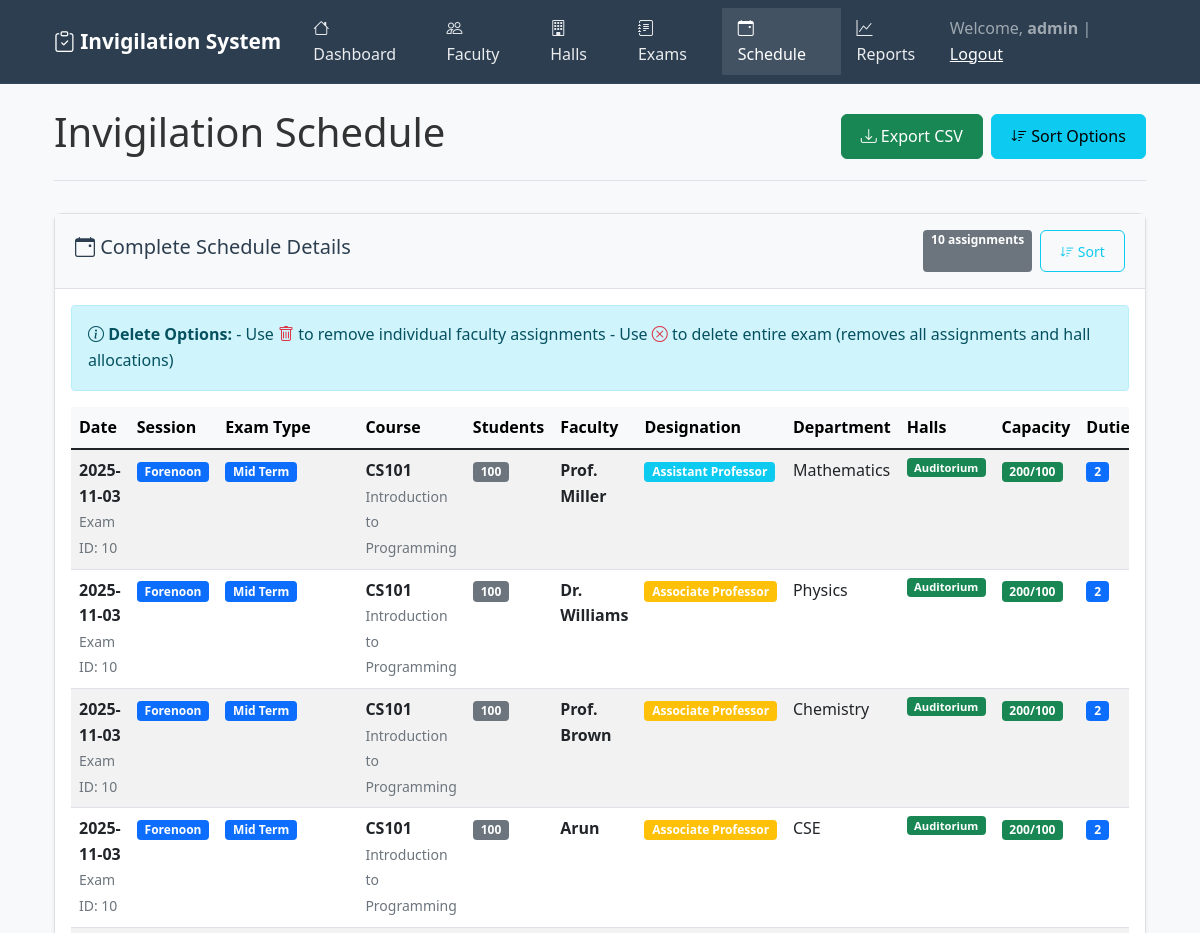
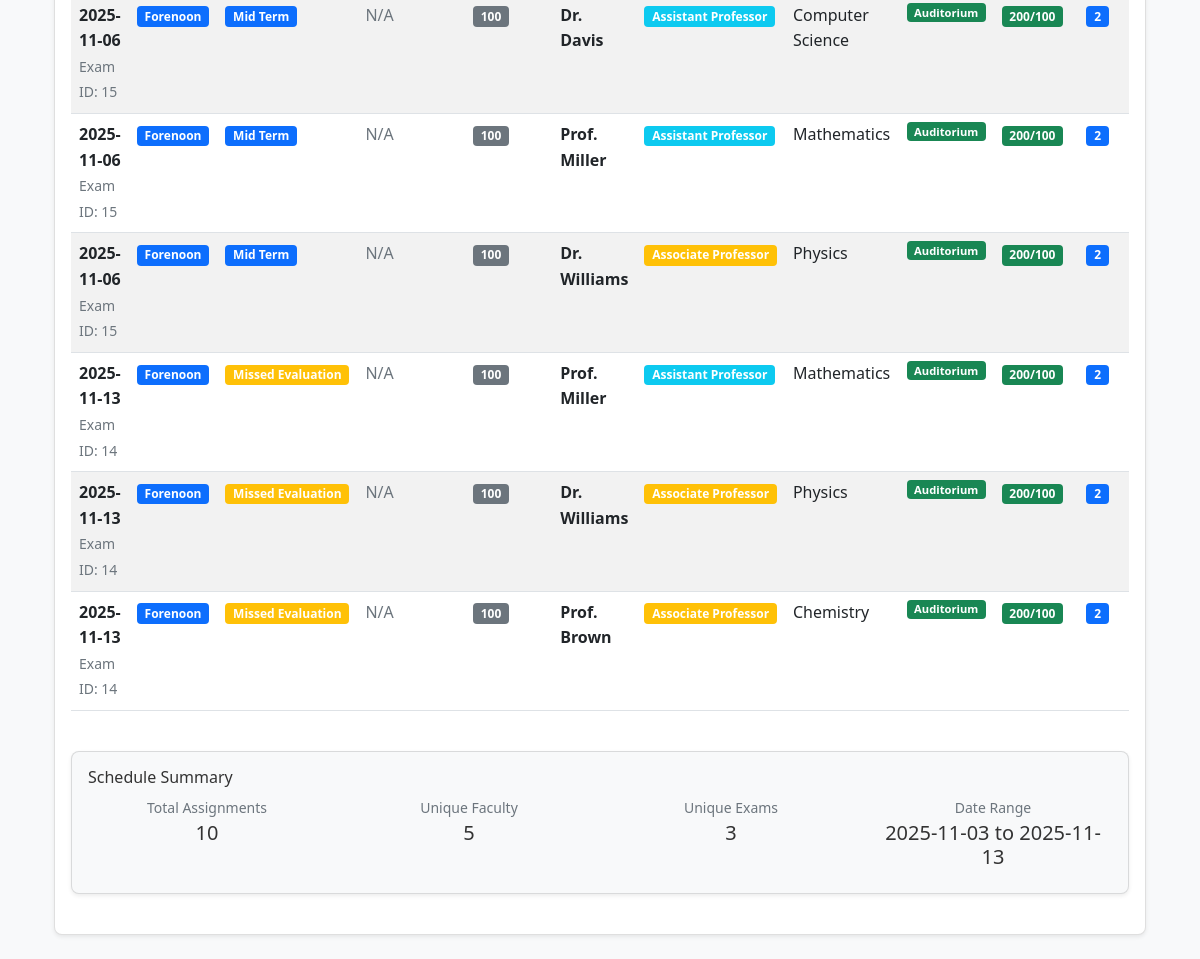
The page /schedule (signed in) on the database its author committed (2 pictures, top to bottom).
### tables this page shows
CREATE TABLE duty_allocations (
                    allocation_id INTEGER PRIMARY KEY AUTOINCREMENT,
                    exam_id INTEGER NOT NULL,
                    date DATE NOT NULL,
                    session TEXT NOT NULL,
                    faculty_id INTEGER NOT NULL,
                    FOREIGN KEY (exam_id) REFERENCES exams (exam_id),
                    FOREIGN KEY (faculty_id) REFERENCES faculty (faculty_id)
                );

CREATE TABLE exams (
                    exam_id INTEGER PRIMARY KEY AUTOINCREMENT,
                    exam_type TEXT CHECK(exam_type IN ('Mid Term', 'Missed Evaluation', 'End Sem', 'Supplementary Exam')) NOT NULL,
                    date DATE NOT NULL,
                    session TEXT CHECK(session IN ('Forenoon', 'Afternoon')) NOT NULL,
                    invigilators_required INTEGER NOT NULL,
                    course_code TEXT,
                    course_name TEXT,
                    students_count INTEGER NOT NULL DEFAULT 0
                );

CREATE TABLE faculty (
                    faculty_id INTEGER PRIMARY KEY AUTOINCREMENT,
                    name TEXT NOT NULL,
                    designation TEXT CHECK(designation IN ('Professor', 'Assistant Professor', 'Associate Professor', 'Lecturer')) NOT NULL,
                    department TEXT NOT NULL,
                    total_duties INTEGER DEFAULT 0,
                    remaining_duties INTEGER DEFAULT 0,
                    is_available BOOLEAN DEFAULT TRUE
                );

### app.py (the view)
@app.route("/schedule")
@login_required
def schedule():
    sort_by = request.args.get('sort_by', 'e.date')
    sort_order = request.args.get('sort_order', 'asc')
    start_date = request.args.get('start_date')
    end_date = request.args.get('end_date')
    exam_type = request.args.get('exam_type')
    session_filter = request.args.get('session')
    base_query = """
        SELECT da.allocation_id, e.exam_id, e.date, e.session, e.exam_type, e.course_code, e.course_name, e.students_count,
               f.faculty_id, f.name as faculty_name, f.designation, f.department,
               fd.duties_assigned,
               GROUP_CONCAT(DISTINCT h.hall_name) as hall_names,
               SUM(h.capacity) as total_hall_capacity
        FROM duty_allocations da
        JOIN faculty f ON da.faculty_id = f.faculty_id
        JOIN exams e ON da.exam_id = e.exam_id
        LEFT JOIN faculty_duties fd ON f.faculty_id = fd.faculty_id AND e.exam_id = fd.exam_id
        LEFT JOIN exam_hall_allocations eha ON e.exam_id = eha.exam_id
        LEFT JOIN halls h ON eha.hall_id = h.hall_id
        WHERE 1=1
    """
    params = []
    if start_date:
        base_query += " AND e.date >= ?"
        params.append(start_date)
    if end_date:
        base_query += " AND e.date <= ?"
        params.append(end_date)
    if exam_type:
        base_query += " AND e.exam_type = ?"
        params.append(exam_type)
    if session_filter:
        base_query += " AND e.session = ?"
        params.append(session_filter)
    base_query += " GROUP BY da.allocation_id"
    sort_mapping = {
        'date': 'e.date',
        'session': 'e.session',
        'exam_type': 'e.exam_type',
        'faculty_name': 'f.name',
        'department': 'f.department',
        'designation': 'f.designation',
        'course_code': 'e.course_code'
    }
    actual_sort_column = sort_mapping.get(sort_by, 'e.date')
    if sort_order.upper() not in ['ASC', 'DESC']:
        sort_order = 'ASC'
    base_query += f" ORDER BY {actual_sort_column} {sort_order.upper()}"
    conn = get_db_connection()
    schedule_data = conn.execute(base_query, params).fetchall()
    conn.close()
    return render_template("schedule.html", schedule=schedule_data)

### app.py (called while the page is built)
def login_required(f):
    @wraps(f)
    def decorated_function(*args, **kwargs):
        if 'user_id' not in session:
            flash('Please log in to access this page.', 'danger')
            return redirect(url_for('login'))
        return f(*args, **kwargs)
    return decorated_function

def get_db_connection():
    conn = sqlite3.connect(DB_NAME)
    conn.row_factory = sqlite3.Row
    return conn

### templates/schedule.html (shortened to what this page needs)
{% extends "base.html" %}
{% block content %}
<div class="page-header">
    <h1>Invigilation Schedule</h1>
    <div class="d-flex gap-2 flex-wrap">
        <a href="{{ url_for('export_schedule') }}" class="btn btn-success">
            <i class="bi bi-download"></i> Export CSV
        </a>
        <button class="btn btn-info" data-bs-toggle="modal" data-bs-target="#sortOptionsModal">
            <i class="bi bi-sort-down"></i> Sort Options
        </button>
    </div>
</div>
<div class="row">
    <div class="col-12">
        <div class="card">
            <div class="card-header d-flex justify-content-between align-items-center">
                <h5><i class="bi bi-calendar-event"></i> Complete Schedule Details</h5>
                <div class="d-flex gap-2">
                    <span class="badge bg-secondary">{{ schedule|length }} assignments</span>
                    <button class="btn btn-sm btn-outline-info" data-bs-toggle="modal" data-bs-target="#sortOptionsModal">
                        <i class="bi bi-sort-down"></i> Sort
                    </button>
                </div>
            </div>
            <div class="card-body">
                {% if schedule %}
                <div class="alert alert-info">
                    <i class="bi bi-info-circle"></i>
                    <strong>Delete Options:</strong>
                    - Use <i class="bi bi-trash text-danger"></i> to remove individual faculty assignments
                    - Use <i class="bi bi-x-circle text-danger"></i> to delete entire exam (removes all assignments and hall allocations)
                </div>
                <div class="table-responsive">
                    <table class="table table-striped table-hover">
                        <thead class="table-light">
                            <tr>
                                <th>Date</th>
                                <th>Session</th>
                                <th>Exam Type</th>
                                <th>Course</th>
                                <th>Students</th>
                                <th>Faculty</th>
                                <th>Designation</th>
                                <th>Department</th>
                                <th>Halls</th>
                                <th>Capacity</th>
                                <th>Duties</th>
                            </tr>
                        </thead>
                        <tbody>
                            {% for assignment in schedule %}
                            <tr>
                                <td>
                                    <strong>{{ assignment['date'] }}</strong>
                                    <br>
                                    <small class="text-muted">Exam ID: {{ assignment['exam_id'] }}</small>
                                </td>
                                <td>
                                    <span class="badge bg-{{ 'primary' if assignment['session'] == 'Forenoon' else 'info' }}">
                                        {{ assignment['session'] }}
                                    </span>
                                </td>
                                <td>
                                    <span class="badge bg-{% if assignment['exam_type'] == 'End Sem' %}danger{% elif assignment['exam_type'] == 'Mid Term' %}primary{% else %}warning{% endif %}">
                                        {{ assignment['exam_type'] }}
                                    </span>
                                </td>
                                <td>
                                    {% if assignment['course_code'] %}
                                        <strong>{{ assignment['course_code'] }}</strong>
                                        {% if assignment['course_name'] %}
                                            <br><small class="text-muted">{{ assignment['course_name'] }}</small>
                                        {% endif %}
                                    {% else %}
                                        <span class="text-muted">N/A</span>
                                    {% endif %}
                                </td>
                                <td>
                                    <span class="badge bg-secondary">{{ assignment['students_count'] }}</span>
                                </td>
                                <td>
                                    <strong>{{ assignment['faculty_name'] }}</strong>
                                </td>
                                <td>
                                    <span class="badge bg-{% if assignment['designation'] == 'Professor' %}danger{% elif assignment['designation'] == 'Associate Professor' %}warning{% elif assignment['designation'] == 'Assistant Professor' %}info{% else %}secondary{% endif %}">
                                        {{ assignment['designation'] }}
                                    </span>
                                </td>
                                <td>{{ assignment['department'] }}</td>
                                <td>
                                    {% if assignment['hall_names'] %}
                                        <div class="hall-list">
                                            {% for hall_name in assignment['hall_names'].split(',') %}
                                            <span class="badge bg-success mb-1">{{ hall_name.strip() }}</span>
                                            {% endfor %}
                                        </div>
                                    {% else %}
                                        <span class="badge bg-warning">Not assigned</span>
                                    {% endif %}
                                </td>
                                <td>
                                    {% if assignment['total_hall_capacity'] %}
                                        <span class="badge bg-{% if assignment['total_hall_capacity'] >= assignment['students_count'] %}success{% else %}warning{% endif %}">
                                            {{ assignment['total_hall_capacity'] }}/{{ assignment['students_count'] }}
                                        </span>
                                    {% else %}
                                        <span class="badge bg-danger">0/{{ assignment['students_count'] }}</span>
                                    {% endif %}
                                </td>
                                <td>
                                    <span class="badge bg-primary">{{ assignment['duties_assigned'] or 1 }}</span>
                                </td>
                            </tr>
                            {% endfor %}
                        </tbody>
                    </table>
                </div>
                <div class="row mt-4">
                    <div class="col-md-12">
                        <div class="card bg-light">
                            <div class="card-body">
                                <h6>Schedule Summary</h6>
                                <div class="row text-center">
                                    <div class="col-md-3">
                                        <small class="text-muted">Total Assignments</small>
                                        <h5>{{ schedule|length }}</h5>
                                    </div>
                                    <div class="col-md-3">
                                        <small class="text-muted">Unique Faculty</small>
                                        <h5>
                                            {% set faculty_set = [] %}
                                            {% for assignment in schedule %}
                                                {% if assignment.faculty_name not in faculty_set %}
                                                    {% set _ = faculty_set.append(assignment.faculty_name) %}
                                                {% endif %}
                                            {% endfor %}
                                            {{ faculty_set|length }}
                                        </h5>
                                    </div>
                                    <div class="col-md-3">
                                        <small class="text-muted">Unique Exams</small>
                                        <h5>
                                            {% set exam_set = [] %}
                                            {% for assignment in schedule %}
                                                {% if assignment.exam_id not in exam_set %}
                                                    {% set _ = exam_set.append(assignment.exam_id) %}
                                                {% endif %}
                                            {% endfor %}
                                            {{ exam_set|length }}
                                        </h5>
                                    </div>
                                    <div class="col-md-3">
                                        <small class="text-muted">Date Range</small>
                                        <h5>
                                            {% if schedule %}
                                                {{ schedule[0]['date'] }} to {{ schedule[-1]['date'] }}
                                            {% else %}
                                                N/A
                                            {% endif %}
                                        </h5>
                                    </div>
                                </div>
                            </div>
                        </div>
                    </div>
                </div>
                {% endif %}
            </div>
        </div>
    </div>
</div>
{% endblock %}

### templates/base.html (style rules this page uses)
body { background-color: #f8f9fa; color: #333; font-family: 'Segoe UI', Tahoma, Geneva, Verdana, sans-serif; line-height: 1.6; }
.card { background-color: white; border: 1px solid #dee2e6; border-radius: 8px; box-shadow: 0 2px 4px rgba(0,0,0,0.1); margin-bottom: 1.5rem; }
.card-header { background-color: #f8f9fa; border-bottom: 1px solid #dee2e6; font-weight: 600; color: #2c3e50; padding: 1rem 1.25rem; }
.table th { background-color: #f8f9fa; font-weight: 600; border-color: #dee2e6 !important; }
.btn { font-weight: 500; border-radius: 6px; padding: 0.6rem 1.2rem; }
.page-header { display: flex; justify-content: space-between; align-items: center; margin-bottom: 2rem; padding-bottom: 1rem; border-bottom: 1px solid #dee2e6; }
.badge { font-size: 0.75em; }

### templates/schedule.html (style rules this page uses)
.hall-list { display: flex; flex-direction: column; gap: 2px; }
.hall-list .badge { font-size: 0.7em; width: fit-content; }
.table th { cursor: pointer; position: relative; }
.badge { font-size: 0.75em; }
.card { box-shadow: 0 0.125rem 0.25rem rgba(0, 0, 0, 0.075); border: 1px solid rgba(0, 0, 0, 0.125); }
.page-header { display: flex; justify-content: space-between; align-items: center; margin-bottom: 2rem; padding-bottom: 1rem; border-bottom: 1px solid #dee2e6; }

### rows shown on the page
duty_allocations: date "2025-11-03", exam_id "10", session "Forenoon", exam_type "Mid Term", course_code "CS101", course_name "Introduction to Programming", students_count "100", faculty_name "Prof. Miller", designation "Assistant Professor", department "Mathematics", strip "Auditorium", total_hall_capacity "200", assignment "2"
duty_allocations: date "2025-11-03", exam_id "10", session "Forenoon", exam_type "Mid Term", course_code "CS101", course_name "Introduction to Programming", students_count "100", faculty_name "Dr. Williams", designation "Associate Professor", department "Physics", strip "Auditorium", total_hall_capacity "200", assignment "2"
duty_allocations: date "2025-11-03", exam_id "10", session "Forenoon", exam_type "Mid Term", course_code "CS101", course_name "Introduction to Programming", students_count "100", faculty_name "Prof. Brown", designation "Associate Professor", department "Chemistry", strip "Auditorium", total_hall_capacity "200", assignment "2"
duty_allocations: date "2025-11-03", exam_id "10", session "Forenoon", exam_type "Mid Term", course_code "CS101", course_name "Introduction to Programming", students_count "100", faculty_name "Arun", designation "Associate Professor", department "CSE", strip "Auditorium", total_hall_capacity "200", assignment "2"
duty_allocations: date "2025-11-06", exam_id "15", session "Forenoon", exam_type "Mid Term", shows "N/A", students_count "100", faculty_name "Dr. Davis", designation "Assistant Professor", department "Computer Science", strip "Auditorium", total_hall_capacity "200", assignment "2"
duty_allocations: date "2025-11-06", exam_id "15", session "Forenoon", exam_type "Mid Term", shows "N/A", students_count "100", faculty_name "Prof. Miller", designation "Assistant Professor", department "Mathematics", strip "Auditorium", total_hall_capacity "200", assignment "2"
duty_allocations: date "2025-11-06", exam_id "15", session "Forenoon", exam_type "Mid Term", shows "N/A", students_count "100", faculty_name "Dr. Williams", designation "Associate Professor", department "Physics", strip "Auditorium", total_hall_capacity "200", assignment "2"
duty_allocations: date "2025-11-13", exam_id "14", session "Forenoon", exam_type "Missed Evaluation", shows "N/A", students_count "100", faculty_name "Prof. Miller", designation "Assistant Professor", department "Mathematics", strip "Auditorium", total_hall_capacity "200", assignment "2"
duty_allocations: date "2025-11-13", exam_id "14", session "Forenoon", exam_type "Missed Evaluation", shows "N/A", students_count "100", faculty_name "Dr. Williams", designation "Associate Professor", department "Physics", strip "Auditorium", total_hall_capacity "200", assignment "2"
duty_allocations: date "2025-11-13", exam_id "14", session "Forenoon", exam_type "Missed Evaluation", shows "N/A", students_count "100", faculty_name "Prof. Brown", designation "Associate Professor", department "Chemistry", strip "Auditorium", total_hall_capacity "200", assignment "2"
exams: date "2025-11-03"
exams: date "2025-11-13"

### other values the page prints
{{ session.username }} "admin"
{{ schedule|length }} "10"
{{ faculty_set|length }} "5"
{{ exam_set|length }} "3"
